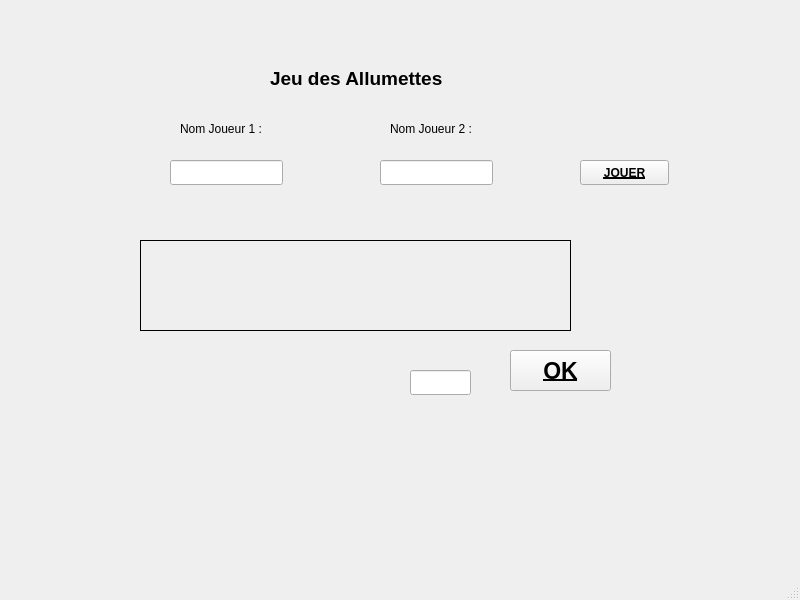
<?xml version="1.0" encoding="UTF-8"?>
<ui version="4.0">
 <class>IHMjoueur</class>
 <widget class="QMainWindow" name="IHMjoueur">
  <property name="geometry">
   <rect>
    <x>0</x>
    <y>0</y>
    <width>800</width>
    <height>600</height>
   </rect>
  </property>
  <property name="windowTitle">
   <string>IHMjoueur</string>
  </property>
  <widget class="QWidget" name="centralwidget">
   <widget class="QLabel" name="TITRE">
    <property name="geometry">
     <rect>
      <x>270</x>
      <y>70</y>
      <width>181</width>
      <height>17</height>
     </rect>
    </property>
    <property name="font">
     <font>
      <pointsize>14</pointsize>
      <weight>75</weight>
      <bold>true</bold>
     </font>
    </property>
    <property name="text">
     <string>Jeu des Allumettes</string>
    </property>
   </widget>
   <widget class="QLabel" name="Joueur1NomLabel">
    <property name="geometry">
     <rect>
      <x>180</x>
      <y>120</y>
      <width>111</width>
      <height>17</height>
     </rect>
    </property>
    <property name="text">
     <string>Nom Joueur 1 :</string>
    </property>
   </widget>
   <widget class="QLabel" name="Joueur2NomLabel">
    <property name="geometry">
     <rect>
      <x>390</x>
      <y>120</y>
      <width>111</width>
      <height>17</height>
     </rect>
    </property>
    <property name="text">
     <string>Nom Joueur 2 :</string>
    </property>
   </widget>
   <widget class="QLineEdit" name="Joueur1Nom">
    <property name="geometry">
     <rect>
      <x>170</x>
      <y>160</y>
      <width>113</width>
      <height>25</height>
     </rect>
    </property>
   </widget>
   <widget class="QLineEdit" name="Joueur2Nom">
    <property name="geometry">
     <rect>
      <x>380</x>
      <y>160</y>
      <width>113</width>
      <height>25</height>
     </rect>
    </property>
   </widget>
   <widget class="QLabel" name="zoneMessage">
    <property name="geometry">
     <rect>
      <x>110</x>
      <y>350</y>
      <width>251</width>
      <height>71</height>
     </rect>
    </property>
    <property name="text">
     <string/>
    </property>
   </widget>
   <widget class="QLabel" name="Allumettes">
    <property name="geometry">
     <rect>
      <x>140</x>
      <y>240</y>
      <width>431</width>
      <height>91</height>
     </rect>
    </property>
    <property name="frameShape">
     <enum>QFrame::Box</enum>
    </property>
    <property name="text">
     <string/>
    </property>
    <property name="scaledContents">
     <bool>false</bool>
    </property>
    <property name="openExternalLinks">
     <bool>false</bool>
    </property>
    <property name="textInteractionFlags">
     <set>Qt::LinksAccessibleByMouse</set>
    </property>
   </widget>
   <widget class="QPushButton" name="OK">
    <property name="geometry">
     <rect>
      <x>510</x>
      <y>350</y>
      <width>101</width>
      <height>41</height>
     </rect>
    </property>
    <property name="font">
     <font>
      <pointsize>17</pointsize>
      <weight>75</weight>
      <italic>false</italic>
      <bold>true</bold>
      <underline>true</underline>
     </font>
    </property>
    <property name="text">
     <string>OK</string>
    </property>
    <property name="autoDefault">
     <bool>false</bool>
    </property>
   </widget>
   <widget class="QLineEdit" name="NbAEnlever">
    <property name="geometry">
     <rect>
      <x>410</x>
      <y>370</y>
      <width>61</width>
      <height>25</height>
     </rect>
    </property>
   </widget>
   <widget class="QPushButton" name="Jouer">
    <property name="geometry">
     <rect>
      <x>580</x>
      <y>160</y>
      <width>89</width>
      <height>25</height>
     </rect>
    </property>
    <property name="font">
     <font>
      <weight>75</weight>
      <bold>true</bold>
      <underline>true</underline>
     </font>
    </property>
    <property name="text">
     <string>JOUER</string>
    </property>
   </widget>
  </widget>
  <widget class="QMenuBar" name="menubar">
   <property name="geometry">
    <rect>
     <x>0</x>
     <y>0</y>
     <width>800</width>
     <height>22</height>
    </rect>
   </property>
  </widget>
  <widget class="QStatusBar" name="statusbar"/>
 </widget>
 <resources/>
 <connections/>
</ui>
